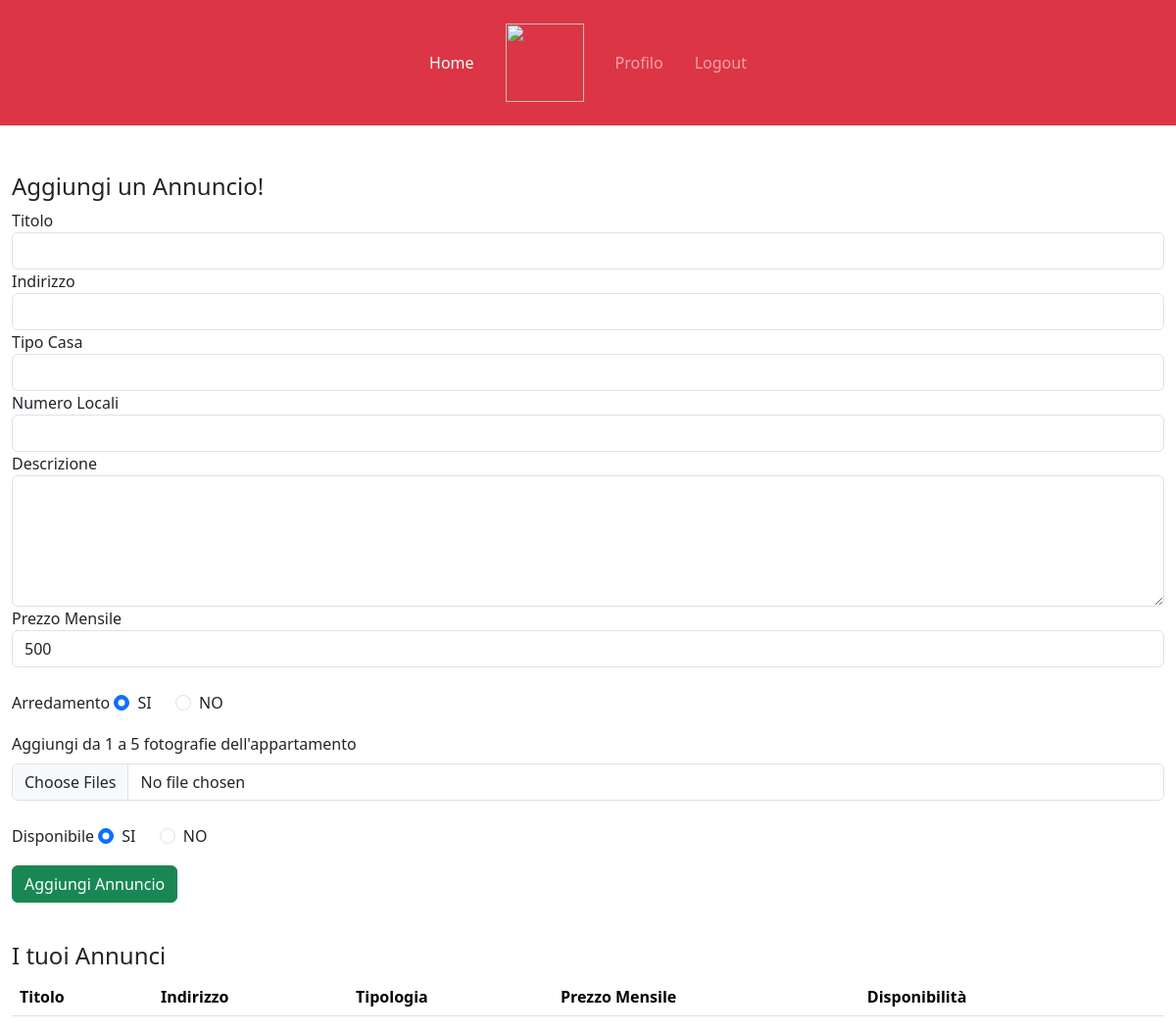
The page /profiloL (signed in) on the database as committed earlier.
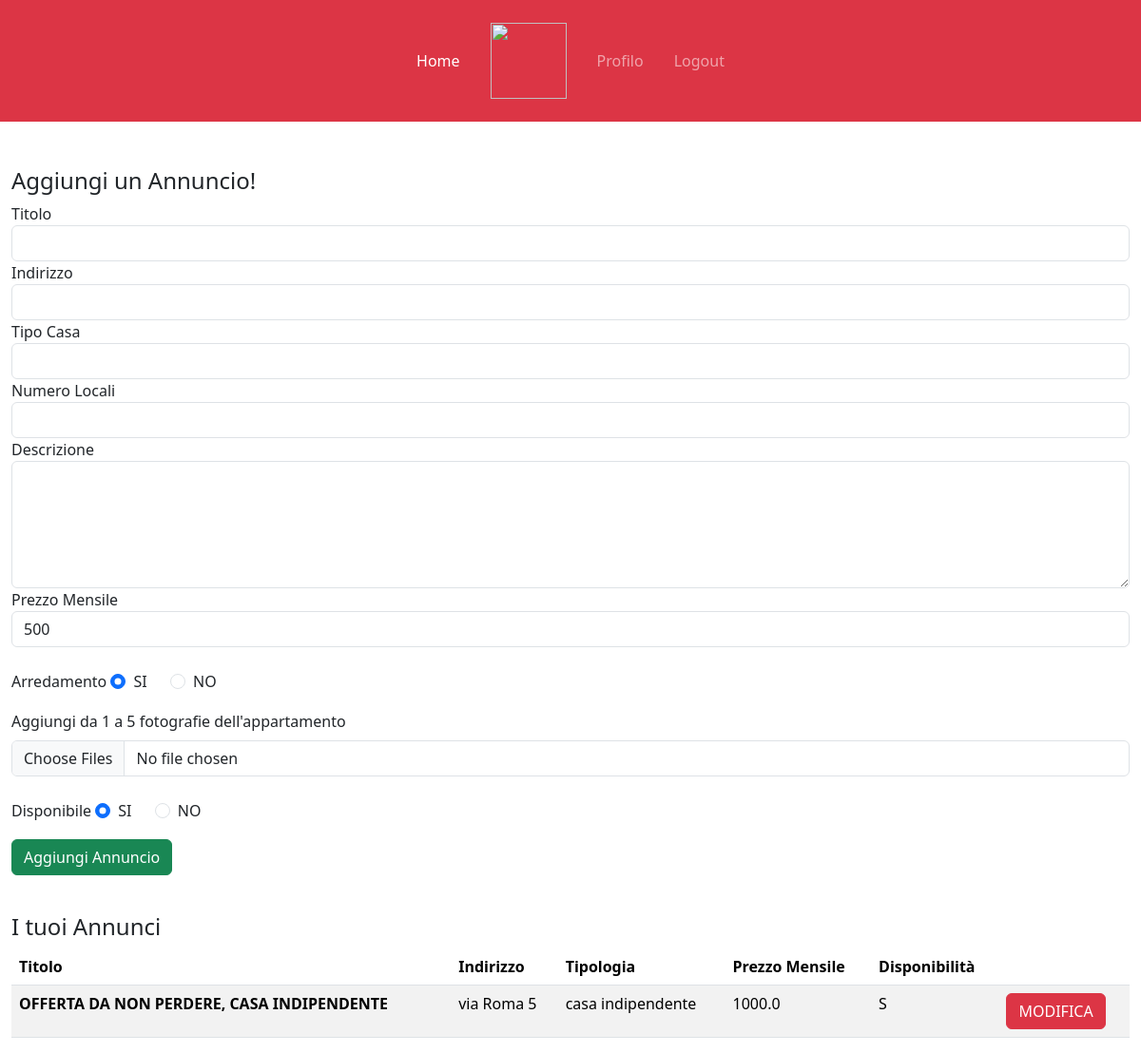
The same page on the database as committed later.
### tables this page shows
CREATE TABLE "FOTO" (
	"idFoto"	INTEGER NOT NULL,
	"urlFoto"	TEXT NOT NULL,
	"idAnnuncio"	INTEGER NOT NULL,
	FOREIGN KEY("idAnnuncio") REFERENCES "ANNUNCI"("idAnnuncio"),
	PRIMARY KEY("idFoto" AUTOINCREMENT)
);

CREATE TABLE "ANNUNCI" (
	"idAnnuncio"	INTEGER NOT NULL,
	"titolo"	TEXT NOT NULL,
	"indirizzo"	TEXT NOT NULL,
	"tipoCasa"	TEXT NOT NULL,
	"numeroLocali"	TEXT NOT NULL,
	"descrizione"	TEXT NOT NULL,
	"prezzoMensile"	REAL NOT NULL,
	"arredamento"	TEXT NOT NULL,
	"disponibilita"	TEXT NOT NULL,
	"idUtente"	INTEGER NOT NULL,
	FOREIGN KEY("idUtente") REFERENCES "UTENTI"("idUtente"),
	PRIMARY KEY("idAnnuncio" AUTOINCREMENT)
);

### app.py (the view)
@app.route('/profiloL')
def profiloL():
   annunci=posts_dao.get_annunci(current_user.id) #a volte non funziona
   app.logger.info(annunci)
   return render_template('profiloL.html', annunci=annunci)

### app.py (called while the page is built)
@login_manager.user_loader
def load_user(user_id):
    db_user=posts_dao.get_user_by_id(user_id)
    user = User(id=db_user['idUtente'],
                username=db_user['username'],
                password=db_user['password'],
                tipo=db_user['tipo'])
    return user

### posts_dao.py (called while the page is built)
def get_user_by_id(id_utente):
    query = 'SELECT * FROM UTENTI WHERE idUtente = ?'
    connection = sqlite3.connect('db/affitti.db')
    connection.row_factory = sqlite3.Row
    cursor = connection.cursor()
    cursor.execute(query, (id_utente,))
    result = cursor.fetchone()
    cursor.close()
    connection.close()
    return result

def get_annunci(id):
    conn =sqlite3.connect('db/affitti.db')
    conn.row_factory = sqlite3.Row
    cursor= conn.cursor()
    sql = 'SELECT titolo, indirizzo, tipoCasa, numeroLocali, descrizione, prezzoMensile, arredamento, disponibilita, urlFoto FROM ANNUNCI, FOTO where ANNUNCI.idUtente = ? and ANNUNCI.idAnnuncio = FOTO.idAnnuncio'
    cursor.execute(sql, (id,))
    annunci= cursor.fetchall()
    print(annunci)
    cursor.close()
    conn.close()
    return annunci

### templates/profiloL.html (shortened to what this page needs)
{% extends "base.html" %}
{% block liNav %}
<li class="nav-item">
    <a class="nav-link mx-2 active" aria-current="page" href="{{url_for('index')}}">Home</a>
  </li>
  <li class="nav-item d-none d-lg-block">
    <a class="nav-link mx-2" href="#">
      <img src="/static_files/images/logos/logo_2_white.png" height="80" />
    </a>
  </li>
  {% if current_user.is_authenticated %}
  <li class="nav-item">
    <a class="nav-link mx-2" href="#">Profilo</a>
  </li>
  <li class="nav-item">
    <a class="nav-link mx-2" href="{{url_for('logout')}}">Logout</a>
  </li>
  {% else %}
  <li class="nav-item">
    <a class="nav-link mx-2" href="{{url_for('Page_login')}}">Login</a>
  </li>
</li>
  {% endif %}
{% endblock %}
{% block content %}
<div class="container-fluid mt-5 contCommenti">
  {% if current_user.is_authenticated %}
  <form action="/newAnn" method="POST" enctype="multipart/form-data">
      <div class="form-group">
          <h4>Aggiungi un Annuncio!</h4>
          <label for="titolo">Titolo</label>
          <input type="text" name="titolo" class="form-control" required>
      </div>
      <div class="form-group">
        <label for="indirizzo">Indirizzo</label>
        <input type="text" name="indirizzo" class="form-control" required>
      </div>
      <div class="form-group">
        <label for="tipoC">Tipo Casa</label>
        <select class="form-control" name="tipoC" required>
          <option name="tipoC"></option>
          <option name="tipoC">casa indipendente</option>
        </select>
      </div>
      <div class="form-group">
        <label for="numLocali">Numero Locali</label>
        <select class="form-control" name="numLocali" required>
          <option name="numLocali"></option>
          <option name="numLocali">1</option>
        </select>
      </div>
      <div class="form-group">
          <label for="descrizione">Descrizione</label>
          <textarea name="descrizione" msg cols="30" rows="5" class="form-control" required></textarea>
      </div>
      <div class="form-group">
        <label for="prezzoM">Prezzo Mensile</label>
        <input type="number" name="prezzoM" class="form-control" value="500" min="100" max="2500" step="50" required>
      </div>
      <br>
      <div class="form-group mb-3">
        <label for="divArredato">Arredamento</label>
        <div class="form-check form-check-inline" id="divArredato">
            <input type="radio" class="form-check-input" id="rad1" name="arredato" value="Y" checked>SI
        </div>
        <div class="form-check form-check-inline">
            <input type="radio" class="form-check-input" id="rad2" name="arredato" value="N">NO
        </div>
      </div>
      <div class="form-group">
          <label for="imgCommento" class="form-label">Aggiungi da 1 a 5 fotografie dell'appartamento</label>
          <input class="form-control" type="file" name="imgAnnuncio" multiple required>
      </div>
      <br>
      <div class="form-group mb-3">
        <label for="divDisponibile">Disponibile</label>
        <div class="form-check form-check-inline" id="divDisponibile">
            <input type="radio" class="form-check-input" id="radD1" name="disponibile" value="Y" checked>SI
        </div>
        <div class="form-check form-check-inline">
            <input type="radio" class="form-check-input" id="radD2" name="disponibile" value="N">NO
        </div>
      </div>
      <div class="form-group">
          <button type="submit" id="annuncio" class="btn btn-success">Aggiungi Annuncio</button>
      </div>
  </form>
  {% endif %}
  <br>
  <div class="row">
      <h4>I tuoi Annunci</h4>
  </div>
  <div style="background-color: #e7effd;">
    <table class="table table-striped">
      <thead>
        <tr>
          <th scope="col">Titolo</th>
          <th scope="col">Indirizzo</th>
          <th scope="col">Tipologia</th>
          <th scope="col">Prezzo Mensile</th>
          <th scope="col">Disponibilità</th>
          <th scope="col"></th>
        </tr>
      </thead>
      <tbody>
        {% for annuncio in annunci %}
        <tr>
          <th scope="row">{{annuncio.titolo}}</th>
          <td>{{annuncio.indirizzo}}</td>
          <td>{{annuncio.tipoCasa}}</td>
          <td>{{annuncio.prezzoMensile}}</td>
          <td>{{annuncio.disponibilita}}</td>
          <td><button type="button" class="btn btn-danger">MODIFICA</button></td>
        </tr>
        {% endfor %}
      </tbody>
  </div>
</div>
{% endblock %}

### templates/base.html (shortened to what this page needs)
<html lang="it">
    <head>
        <link href="https://cdn.jsdelivr.net/npm/bootstrap@5.3.2/dist/css/bootstrap.min.css" rel="stylesheet">
        <link href="{{url_for('static', filename='css/style.css')}}" rel="stylesheet" type="text/css">
    </head>
    <body>
        <nav class="navbar navbar-expand-lg navbar-dark p-3 bg-danger" id="headerNav">
          <div class="container-fluid">
            <div class="collapse navbar-collapse" id="navbarNavDropdown">
              <ul class="navbar-nav mx-auto ">
                {% block liNav %}{% endblock %}
              </ul>
            </div>
          </div>
        </nav>
        {% block content %}{% endblock %}
    </body>
</html>

### static/css/style.css (style rules this page uses)
.nav-item { line-height:80px; }

Rows that differ between the two databases and show on the page:
added FOTO: titolo "OFFERTA DA NON PERDERE, CASA INDIPENDENTE", indirizzo "via Roma 5", tipoCasa "casa indipendente", prezzoMensile "1000.0", disponibilita "S"
